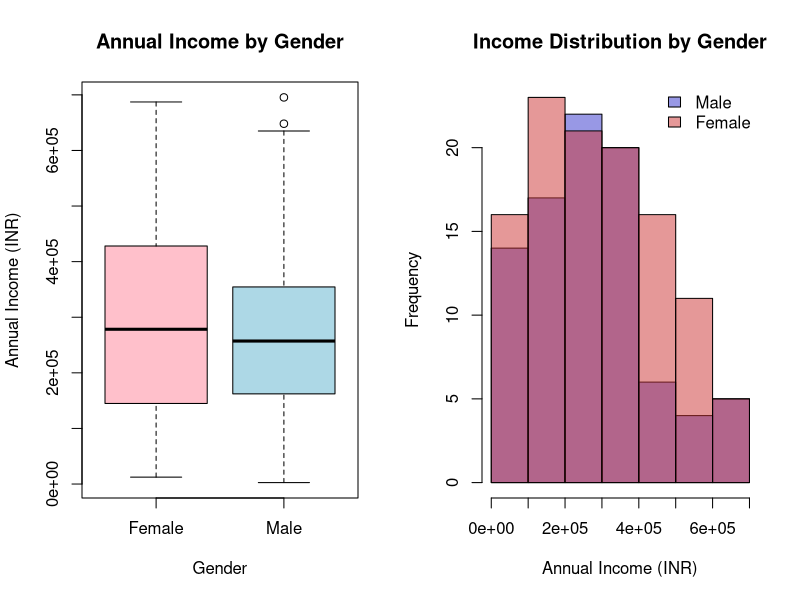

Recreate this plot in R.
# ==============================================================================
# 
# Purpose: Generate graphical representations for the report's Visualisation section.
# ==============================================================================

# 1. LOAD DATA
# ------------------------------------------------------------------------------
# Load the dataset (Ensure 'Shopping_CustomerData.csv' is in your working directory)
shopping_data <- read.csv("Shopping_CustomerData.csv")

# 2. VISUALIZATION
# ------------------------------------------------------------------------------
# Set up a 1x2 plotting area to show graphs side-by-side
par(mfrow = c(1, 2)) 

# --- Plot 1: Boxplot (Main Plot) ---
# Visualizes the spread and median of Annual Income for each Gender
boxplot(AnnualIncome ~ CustomerGender, 
        data = shopping_data,
        main = "Annual Income by Gender",
        xlab = "Gender",
        ylab = "Annual Income (INR)",
        col = c("pink", "lightblue"),
        border = "black")

# --- Plot 2: Overlapping Histogram (Gender-wise Distribution) ---
# Create subsets for Male and Female income
income_male <- shopping_data$AnnualIncome[shopping_data$CustomerGender == "Male"]
income_female <- shopping_data$AnnualIncome[shopping_data$CustomerGender == "Female"]

# Calculate bin counts first to determine the correct Y-axis limit
h_male <- hist(income_male, plot = FALSE)
h_female <- hist(income_female, plot = FALSE)
y_limit <- max(h_male$counts, h_female$counts)
x_limit <- range(shopping_data$AnnualIncome)

# Plot Male Histogram (Blue, semi-transparent)
hist(income_male, 
     col = rgb(0.2, 0.2, 0.8, 0.5), # RGB with 0.5 Alpha (Transparency)
     xlim = x_limit, 
     ylim = c(0, y_limit),
     main = "Income Distribution by Gender",
     xlab = "Annual Income (INR)")

# Plot Female Histogram (Red, semi-transparent) on top
hist(income_female, 
     col = rgb(0.8, 0.2, 0.2, 0.5), # RGB with 0.5 Alpha
     add = TRUE) # add=TRUE overlays this plot on the previous one

# Add a Legend to distinguish the groups
legend("topright", 
       legend = c("Male", "Female"), 
       fill = c(rgb(0.2, 0.2, 0.8, 0.5), rgb(0.8, 0.2, 0.2, 0.5)), 
       bty = "n")

# Reset plotting layout
par(mfrow = c(1, 1))

# Note: In your Appendix A, you will merge the contents of this file and Analysis.R
# to ensure all code is present and runs sequentially.